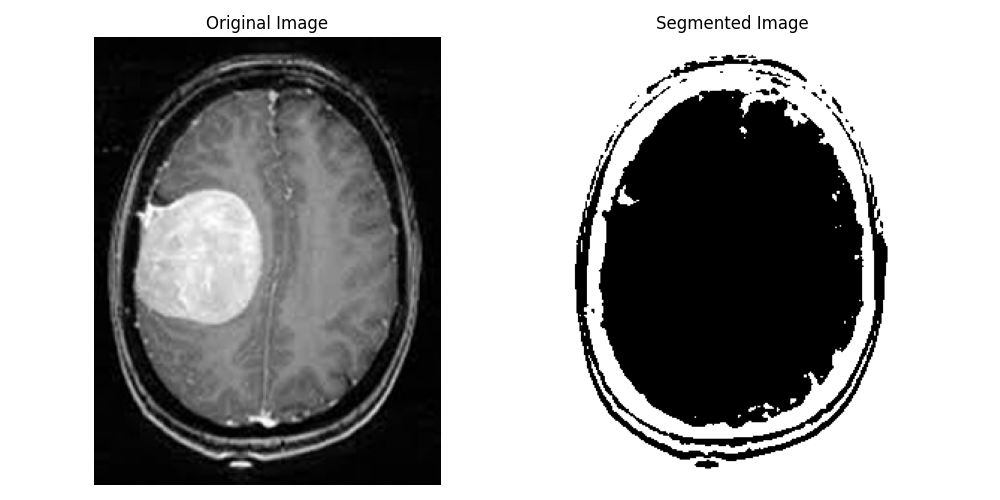

Write Python code to recreate this figure.
import numpy as np
import skfuzzy as fuzz
from PIL import Image
import matplotlib.pyplot as plt

def fuzzy_cmeans_segmentation(image, num_clusters, fuzziness):
    img_gray = image.convert("L")  # Convert to grayscale
    img_array = np.array(img_gray)
    img_flatten = img_array.flatten()

    # Apply Fuzzy C-Means clustering
    cntr, u, _, _, _, _, _ = fuzz.cluster.cmeans(
        img_flatten[np.newaxis, :], num_clusters, fuzziness, error=0.005, maxiter=1000
    )

    # Get cluster centers and memberships
    img_segmented = np.argmax(u, axis=0).reshape(img_array.shape)

    return img_segmented, cntr

# Load the image
image_path = "C:\\Users\\estir\\OneDrive\\Desktop\\Brain-Tumors-main\\data\\yes\\Y10.jpg" 
image = Image.open(image_path)

# Parameters
num_clusters = 2  # Number of clusters (regions)
fuzziness = 2.0  # Fuzziness parameter (higher values make memberships more fuzzy)

# Perform Fuzzy C-Means segmentation
segmented_image, cluster_centers = fuzzy_cmeans_segmentation(image, num_clusters, fuzziness)

# Display the original and segmented images
plt.figure(figsize=(10, 5))

plt.subplot(1, 2, 1)
plt.imshow(image, cmap="gray")
plt.title("Original Image")
plt.axis("off")

plt.subplot(1, 2, 2)
plt.imshow(segmented_image, cmap="gray")
plt.title("Segmented Image")
plt.axis("off")

plt.tight_layout()
plt.show()
